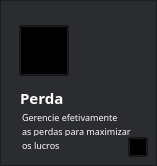
                           <widget class="QFrame" name="frame_perda">
                            <property name="minimumSize">
                             <size>
                              <width>151</width>
                              <height>161</height>
                             </size>
                            </property>
                            <property name="maximumSize">
                             <size>
                              <width>123456</width>
                              <height>123456</height>
                             </size>
                            </property>
                            <property name="styleSheet">
                             <string notr="true">QFrame{
	background-color: rgba(32, 33, 37, 200);
	background-image: url(none);}

QFrame:hover
{border: 0.5px solid rgba(255, 255, 255, 80)}</string>
                            </property>
                            <property name="frameShape">
                             <enum>QFrame::StyledPanel</enum>
                            </property>
                            <property name="frameShadow">
                             <enum>QFrame::Raised</enum>
                            </property>
                            <widget class="QPushButton" name="btn_logo_perda">
                             <property name="geometry">
                              <rect>
                               <x>19</x>
                               <y>25</y>
                               <width>50</width>
                               <height>51</height>
                              </rect>
                             </property>
                             <property name="styleSheet">
                              <string notr="true">background-color: transparent</string>
                             </property>
                             <property name="text">
                              <string/>
                             </property>
                             <property name="icon">
                              <iconset>
                               <normaloff>../../../images/svg_icons/icon_line_chart_down.svg</normaloff>../../../images/svg_icons/icon_line_chart_down.svg</iconset>
                             </property>
                             <property name="iconSize">
                              <size>
                               <width>57</width>
                               <height>57</height>
                              </size>
                             </property>
                            </widget>
                            <widget class="QLabel" name="lbl_perda">
                             <property name="geometry">
                              <rect>
                               <x>20</x>
                               <y>90</y>
                               <width>50</width>
                               <height>16</height>
                              </rect>
                             </property>
                             <property name="font">
                              <font>
                               <family>Segoe UI Semilight</family>
                               <pointsize>11</pointsize>
                               <bold>true</bold>
                              </font>
                             </property>
                             <property name="styleSheet">
                              <string notr="true">border:none;
color: rgb(255, 255, 255);
background-color: transparent</string>
                             </property>
                             <property name="text">
                              <string>Perda</string>
                             </property>
                            </widget>
                            <widget class="QLabel" name="lbl_info_perda_1">
                             <property name="geometry">
                              <rect>
                               <x>22</x>
                               <y>112</y>
                               <width>101</width>
                               <height>10</height>
                              </rect>
                             </property>
                             <property name="font">
                              <font>
                               <family>Segoe UI Light</family>
                               <pointsize>7</pointsize>
                              </font>
                             </property>
                             <property name="styleSheet">
                              <string notr="true">border:none;
color: rgb(255, 255, 255);
background-color: transparent</string>
                             </property>
                             <property name="text">
                              <string>Gerencie efetivamente</string>
                             </property>
                             <property name="scaledContents">
                              <bool>false</bool>
                             </property>
                            </widget>
                            <widget class="QPushButton" name="btn_log_extra_perda">
                             <property name="geometry">
                              <rect>
                               <x>128</x>
                               <y>137</y>
                               <width>20</width>
                               <height>20</height>
                              </rect>
                             </property>
                             <property name="styleSheet">
                              <string notr="true">background-color: transparent</string>
                             </property>
                             <property name="icon">
                              <iconset>
                               <normaloff>../../../images/svg_icons/icon_push_notification.svg</normaloff>../../../images/svg_icons/icon_push_notification.svg</iconset>
                             </property>
                             <property name="iconSize">
                              <size>
                               <width>20</width>
                               <height>20</height>
                              </size>
                             </property>
                            </widget>
                            <widget class="QLabel" name="lbl_info_perda_2">
                             <property name="geometry">
                              <rect>
                               <x>22</x>
                               <y>126</y>
                               <width>111</width>
                               <height>10</height>
                              </rect>
                             </property>
                             <property name="font">
                              <font>
                               <family>Segoe UI Light</family>
                               <pointsize>7</pointsize>
                              </font>
                             </property>
                             <property name="styleSheet">
                              <string notr="true">border:none;
color: rgb(255, 255, 255);
background-color: transparent</string>
                             </property>
                             <property name="text">
                              <string>as perdas para maximizar</string>
                             </property>
                             <property name="scaledContents">
                              <bool>false</bool>
                             </property>
                            </widget>
                            <widget class="QLabel" name="lbl_info_perda_3">
                             <property name="geometry">
                              <rect>
                               <x>22</x>
                               <y>140</y>
                               <width>50</width>
                               <height>10</height>
                              </rect>
                             </property>
                             <property name="font">
                              <font>
                               <family>Segoe UI Light</family>
                               <pointsize>7</pointsize>
                              </font>
                             </property>
                             <property name="styleSheet">
                              <string notr="true">border:none;
color: rgb(255, 255, 255);
background-color: transparent</string>
                             </property>
                             <property name="text">
                              <string>os lucros</string>
                             </property>
                             <property name="scaledContents">
                              <bool>false</bool>
                             </property>
                            </widget>
                           </widget>
